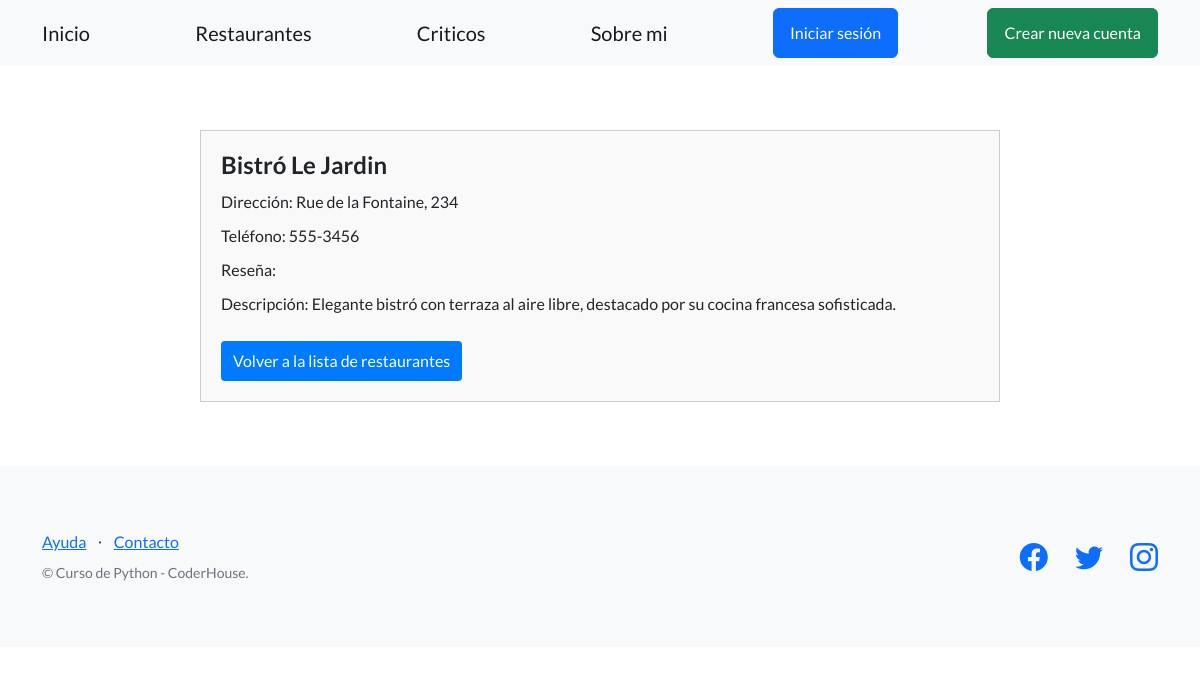
Screenshot of /criticos/restaurantes/4/ with the database file from the repository.
### criticos/models.py (models this page shows, shortened)
class Restaurante(models.Model):
    nombre = models.CharField(max_length=100)
    direccion = models.CharField(max_length=200)
    telefono = models.CharField(max_length=20)
    descripcion = models.TextField(null=True, blank=True)
    creado_por = models.ForeignKey(User, on_delete=models.CASCADE)

### criticos/views.py (the view)
# urls.py: path('restaurantes/<int:restaurante_id>/', views.detalle_restaurante, name='detalle_restaurante'),
def detalle_restaurante(request, restaurante_id):
    restaurante = get_object_or_404(Restaurante, pk=restaurante_id)
    return render(request, 'criticos/detalle_restaurante.html', {'restaurante': restaurante})

### criticos/templates/criticos/detalle_restaurante.html (shortened to what this page needs)
{% extends "base.html" %}
{% block contenido %}
<article style="max-width: 800px; margin: 0 auto; padding: 20px; border: 1px solid #ccc; background-color: #f9f9f9;">
    <h1 style="font-size: 24px; margin-bottom: 10px;">{{ restaurante.nombre }}</h1>
    <p style="font-size: 16px; margin-bottom: 10px;">Dirección: {{ restaurante.direccion }}</p>
    <p style="font-size: 16px; margin-bottom: 10px;">Teléfono: {{ restaurante.telefono }}</p>
    <p style="font-size: 16px; margin-bottom: 10px;">Reseña: {{ restaurante.reseña }}</p>
    <p style="font-size: 16px; margin-bottom: 10px;">Descripción: {{ restaurante.descripcion }}</p>
    <a href="{% url 'lista_restaurantes' %}" style="display: inline-block; margin-top: 15px; text-decoration: none; background-color: #007bff; color: #fff; padding: 8px 12px; border-radius: 4px;">Volver a la lista de restaurantes</a>
</article>
{% endblock contenido %}

### rows the page displays
Restaurante: nombre "Bistró Le Jardin", direccion "Rue de la Fontaine, 234", telefono "555-3456", descripcion "Elegante bistró con terraza al aire libre, destacado por su cocina francesa sofisticada."
